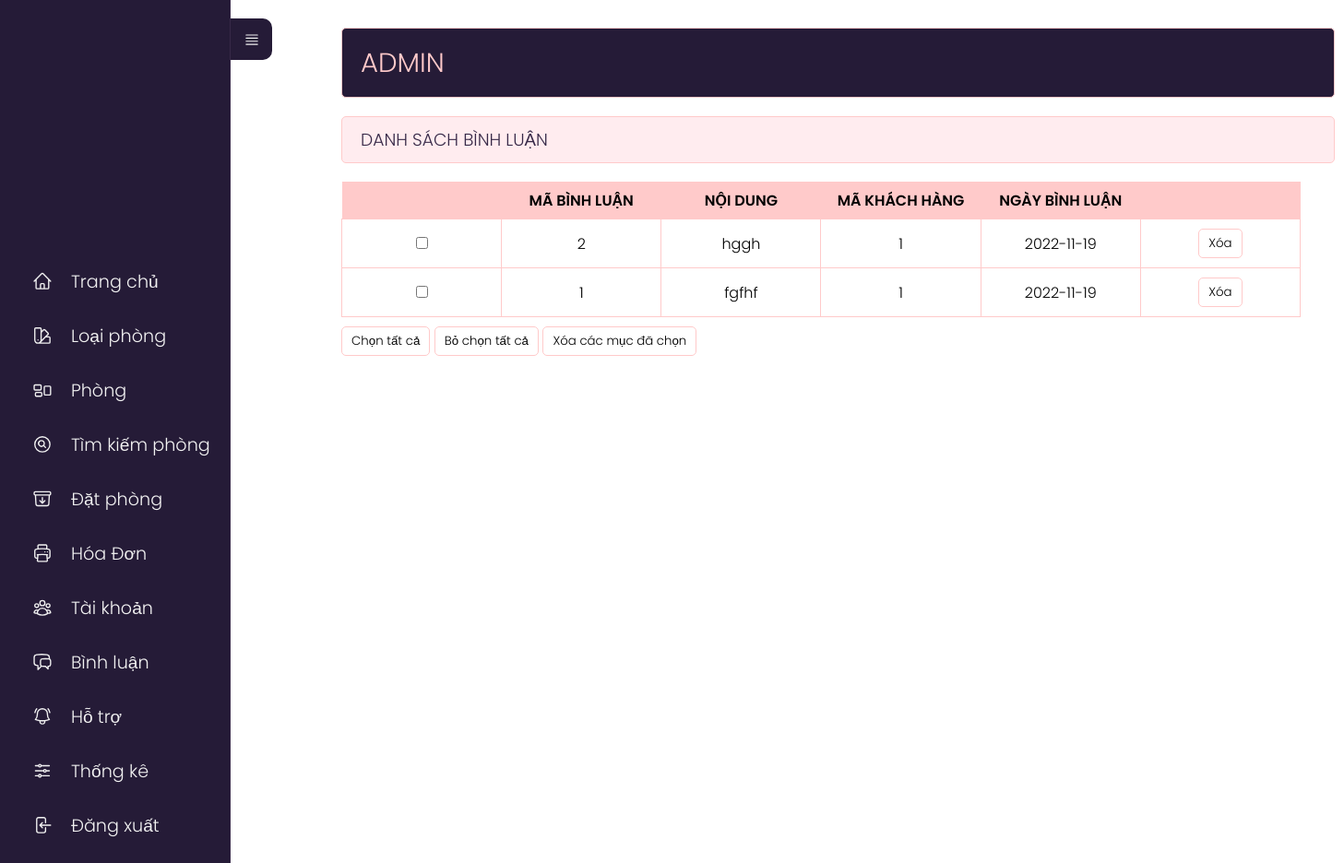
/admin/index.php?act=listbl, run on the app's committed database.
### tables this page shows
CREATE TABLE `binhluan` (
  `id_comment` int(11) NOT NULL,
  `noidung` text NOT NULL,
  `id_user` int(11) NOT NULL,
  `ngaybinhluan` date NOT NULL
);

### model/pdo.php (called while the page is built, shortened)
<?php
function pdo_get_connection(){
    $dburl = "mysql:host=localhost;dbname=khachsan;charset=utf8";
    $user = 'root';
    $password = '';
    $conn = new PDO($dburl, $user, $password);
    $conn->setAttribute(PDO::ATTR_ERRMODE, PDO::ERRMODE_EXCEPTION);
    return $conn;
}
function pdo_query($sql){
    $sql_args = array_slice(func_get_args(), 1);
    try{
        $conn = pdo_get_connection();
        $stmt = $conn->prepare($sql);
        $stmt->execute($sql_args);
        $rows = $stmt->fetchAll();
        return $rows;
    }
    catch(PDOException $e){
        throw $e;
    }
    finally{
        unset($conn);
    }
}

### model/binhluan.php (called while the page is built, shortened)
<?php
    function loadall_binhluan(){
        $query="SELECT * FROM binhluan order by id_comment desc";
        $listbl=pdo_query($query);
        return $listbl;
    }
?>

### admin/binhluan/list.php (the view)
<div class="row">
    <div class="row mb headeradmin" style="width:148%;">
        <h1 style="padding: 15px 0;">ADMIN </h1>
    </div>
    <div class="row formtittle" style="width:148%;">
        <h3>DANH SÁCH BÌNH LUẬN</h3>
    </div>
    <div class="row formcontent" style="width:1040px;">
        <form action="" method="post">
            <div class="row mb10 formdshanghoa" style="width:100%">
                <table>
                    <tr>
                        <th></th>
                        <th>MÃ BÌNH LUẬN</th>
                        <th>NỘI DUNG</th>
                        <th>MÃ KHÁCH HÀNG</th>
                        <th>NGÀY BÌNH LUẬN</th>
                        <th style="background-color: #FFCACA;"></th>
                    </tr>
                    <?php foreach ($listbinhluan as $binhluan) {?>
                        <?php extract($binhluan);?>
                        <?php $xoabl = "index.php?act=xoabl&id=" . $id_comment;?>
                        <tr>
                                        <td><input type="checkbox" name="name"></td>
                                        <td><?php echo  $id_comment ?></td>
                                        <td><?php echo   $noidung ?></td>
                                        <td><?php echo   $id_user ?></td>
                                        <td><?php echo   $ngaybinhluan ?></td>
                                        <td>
                                            <a onclick="return confirm('Bạn có thực sự muốn xóa không?');" href="<?php echo $xoabl ?>">
                                                <input type="button" value="Xóa">
                                            </a>
                                        </td>
                                    </tr>
                   <?php } ?>
                </table>
            </div>
            <div class="row mb10">
                <input type="button" id="btn1" value="Chọn tất cả">
                <input type="button" id="btn2" value="Bỏ chọn tất cả">
                <input type="button" value="Xóa các mục đã chọn">
            </div>
        </form>
    </div>
</div>
</div>

### view_demo/css/styleadmin.css (style rules this page uses)
* { padding: 0; margin: 0; box-sizing: border-box; font-family: 'Poppins', sans-serif; font-weight: 300; }
body { position: relative; width: 100%; min-height: 150vh; }
.row { float: left; width: 70%; }
.mb { margin-bottom: 20px; }
.mb10 { margin-bottom: 10px; }
.formtk input[type="submit"], .formcontent input[type="submit"], .formcontent input[type="reset"], .formcontent input[type="button"] { border-radius: 5px; padding: 5px 10px; background-color: #ffffff; border: 1px solid #FFCACA; }
.headeradmin { background-color: #251B37; border: 1px solid #FFCACA; color: #FFCACA; border-radius: 5px; padding: 0px 20px; width: 70%; }
.headeradmin h1 { font-size: 2vw; }
.formtittle { background-color: #FFECEF; border: 1px solid #FFCACA; color: #372948; border-radius: 5px; padding: 10px 20px; }
.formcontent { padding: 20px 0; }
table tr th { font-weight: 600; }
.formdshanghoa table { width: 100%; border-collapse: collapse; }
.formdshanghoa table th:nth-child(1) { width: 10%; padding: 20px; background-color: #FFCACA; }
.formdshanghoa table th:nth-child(2) { width: 10%; background-color: #FFCACA; }
.formdshanghoa table th:nth-child(3) { width: 10%; background-color: #FFCACA; }
.formdshanghoa table th:nth-child(4) { width: 10%; background-color: #FFCACA; }
.formdshanghoa table th:nth-child(5) { width: 10%; background-color: #FFCACA; }
.formdshanghoa table th:nth-child(6) { width: 10%; background-color: #FFCACA; }
.formdshanghoa table td { border: 1px solid #FFCACA; padding: 10px 20px; text-align: center; }

### data on the page
binhluan: id_comment "2", noidung "hggh", id_user "1", ngaybinhluan "2022-11-19"
binhluan: id_comment "1", noidung "fgfhf", id_user "1", ngaybinhluan "2022-11-19"
